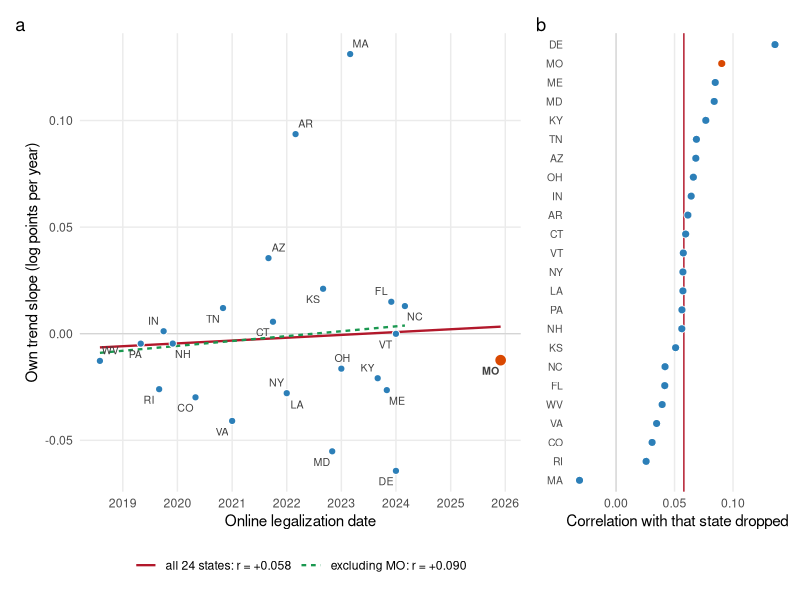
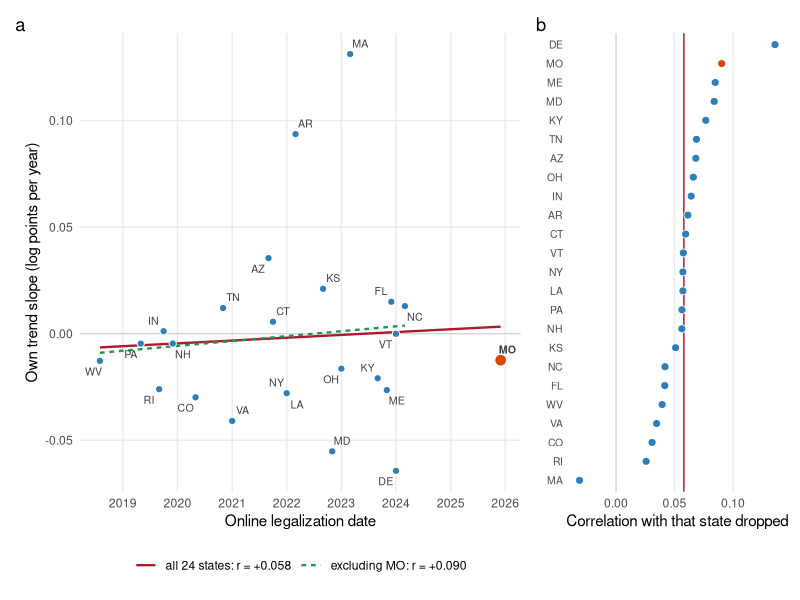

Source code (R) for these figures, in order:
# =============================================================================
# plot_mo_leverage.R  (2026-09-14)
#
# Why the real `cor_date_trend` = -0.212 should not be read as a magnitude:
# Missouri alone carries it. Dropping MO moves the correlation to -0.055.
#
# Panel A: adoption timing vs each state's own real trend slope, with the fit
#          through all 24 states and the fit excluding MO.
# Panel B: leave-one-state-out jackknife of the correlation -- MO is the single
#          extreme influence point; every other state moves it very little.
#
# Companion to docs/findings-archive/nullbias-recentering-premise-check_2026-09-14.md
# Descriptive slopes + real adoption dates only; no estimation: blindness-safe.
#
# Output: figures/mo_leverage_cor_date_trend.{png,pdf}
# =============================================================================

suppressPackageStartupMessages({
  library(tidyverse); library(lubridate); library(patchwork); library(glue)
})
theme_set(theme_minimal(base_size = 11))

CS <- as.Date("2020-03-01"); CE <- as.Date("2021-07-31")
EXCL <- c("NV", "ID", "HI", "MS")
dir.create("figures", showWarnings = FALSE)

pan <- read_csv("data/raw/state_month_panel_with_treatment.csv", show_col_types = FALSE) %>%
  mutate(month_date = as.Date(month_date)) %>%
  filter(month_date < CS | month_date > CE) %>%
  mutate(y = log1p(filings_count))

# Per-state trend slope in log points per YEAR, plus the calendar window the
# slope was actually fit on (MO's is the story).
slopes <- pan %>% group_by(state_abb) %>% filter(n() >= 24) %>%
  summarise(slope   = coef(lm(y ~ as.numeric(month_date)))[2] * 365.25,
            n_month = n(), win_lo = min(month_date), win_hi = max(month_date),
            .groups = "drop")

ab <- c(Delaware="DE",`New Jersey`="NJ",`West Virginia`="WV",Pennsylvania="PA",
  `Rhode Island`="RI",Arkansas="AR",`New York`="NY",Iowa="IA",Indiana="IN",Oregon="OR",
  `New Hampshire`="NH",Illinois="IL",Michigan="MI",Colorado="CO",`District of Columbia`="DC",
  Tennessee="TN",Virginia="VA",`North Carolina`="NC",Arizona="AZ",Wyoming="WY",
  Connecticut="CT",Louisiana="LA",Maryland="MD",Kansas="KS",Massachusetts="MA",Ohio="OH",
  Kentucky="KY",Maine="ME",Florida="FL",Vermont="VT",Missouri="MO")
sched <- read_csv("data/raw/sports_gambling_legalization_dates.csv", show_col_types = FALSE) %>%
  filter(!is.na(online_start_date)) %>%
  mutate(online = as.Date(online_start_date), st = ab[state])

d <- slopes %>% inner_join(sched %>% select(st, online), by = c("state_abb" = "st")) %>%
  filter(!state_abb %in% EXCL) %>%
  mutate(is_mo = state_abb == "MO")

r_all <- cor(as.numeric(d$online), d$slope)
d_no  <- d %>% filter(!is_mo)
r_no  <- cor(as.numeric(d_no$online), d_no$slope)

lab <- glue("all {nrow(d)} states: r = {sprintf('%+.3f', r_all)}")
lab_no <- glue("excluding MO: r = {sprintf('%+.3f', r_no)}")

pA <- ggplot(d, aes(online, slope)) +
  geom_hline(yintercept = 0, colour = "grey80", linewidth = 0.3) +
  geom_smooth(method = "lm", se = FALSE, aes(colour = "all"), linewidth = 0.8) +
  geom_smooth(data = d_no, method = "lm", se = FALSE,
              aes(colour = "noMO"), linewidth = 0.8, linetype = "22") +
  geom_point(aes(fill = is_mo, size = is_mo), shape = 21, colour = "white", stroke = 0.5) +
  ggrepel::geom_text_repel(aes(label = state_abb, fontface = ifelse(is_mo, "bold", "plain")),
                           size = 2.7, colour = "grey25", max.overlaps = 30,
                           segment.colour = "grey75", segment.size = 0.25) +
  scale_fill_manual(values = c(`FALSE` = "#2C7FB8", `TRUE` = "#D94801"), guide = "none") +
  scale_size_manual(values = c(`FALSE` = 2.1, `TRUE` = 3.6), guide = "none") +
  scale_colour_manual(name = NULL, values = c(all = "#B2182B", noMO = "#1A9850"),
                      labels = c(all = lab, noMO = lab_no)) +
  scale_x_date(date_breaks = "1 year", date_labels = "%Y") +
  labs(x = "Online legalization date", y = "Own trend slope (log points per year)") +
  theme(legend.position = "bottom", panel.grid.minor = element_blank())

# Panel B: leave-one-out jackknife
jk <- map_dfr(seq_len(nrow(d)), function(i) {
  dd <- d[-i, ]
  tibble(dropped = d$state_abb[i], r = cor(as.numeric(dd$online), dd$slope))
}) %>% mutate(is_mo = dropped == "MO",
              dropped = fct_reorder(dropped, r))

pB <- ggplot(jk, aes(r, dropped, fill = is_mo)) +
  geom_vline(xintercept = r_all, colour = "#B2182B", linewidth = 0.5) +
  geom_vline(xintercept = 0, colour = "grey80", linewidth = 0.3) +
  geom_point(shape = 21, size = 2.4, colour = "white", stroke = 0.4) +
  scale_fill_manual(values = c(`FALSE` = "#2C7FB8", `TRUE` = "#D94801"), guide = "none") +
  labs(x = "Correlation with that state dropped", y = NULL) +
  theme(panel.grid.major.y = element_blank(), panel.grid.minor = element_blank(),
        axis.text.y = element_text(size = 7.5))

p <- pA + pB + plot_layout(widths = c(2.05, 1)) + plot_annotation(tag_levels = "a")

ggsave("figures/mo_leverage_cor_date_trend.png", p, width = 11, height = 5.6, dpi = 220, bg = "white")
ggsave("figures/mo_leverage_cor_date_trend.pdf", p, width = 11, height = 5.6, bg = "white")

cat(sprintf("\nr(all %d) = %+.4f   r(ex MO) = %+.4f\n", nrow(d), r_all, r_no))
cat("\nMO vs the rest:\n")
print(as.data.frame(d %>% filter(is_mo) %>%
      select(state_abb, online, slope, n_month, win_lo, win_hi)), row.names = FALSE)
cat(sprintf("\nother 23 states: slope window typically %s .. %s; MO's ends %s\n",
            median(d_no$win_lo), median(d_no$win_hi), d$win_hi[d$is_mo]))
cat(sprintf("next-latest adopter after MO: %s (%s), a gap of %d months\n",
            d_no$state_abb[which.max(d_no$online)], max(d_no$online),
            interval(max(d_no$online), d$online[d$is_mo]) %/% months(1)))
message("Wrote figures/mo_leverage_cor_date_trend.{png,pdf}")
